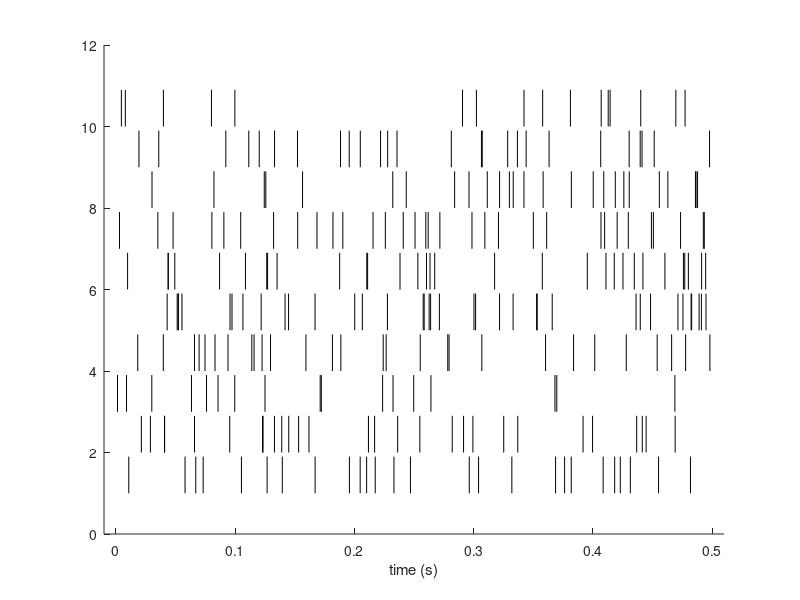

Reproduce this figure in MATLAB.
% Poisson spike train statistics
h_f = figure; 
h_a = axes;

m_t = 20e-3; %in sec

for i = 1:10
    t_exp = exprnd(m_t*ones(1,50));
    t_vect = cumsum(t_exp);
    i_vect = find(t_vect < 0.5); %plot 500 ms
    t_plot = t_vect(i_vect);

    line([t_plot; t_plot],[i i+0.9]'*ones(size(t_plot)),'Parent',h_a,'Color','k');
end;

axes(h_a);
set(h_a,'XLim',[-0.01 0.51],'XTick',[0 0.1 0.2 0.3 0.4 0.5]);
xlabel('time (s)');

